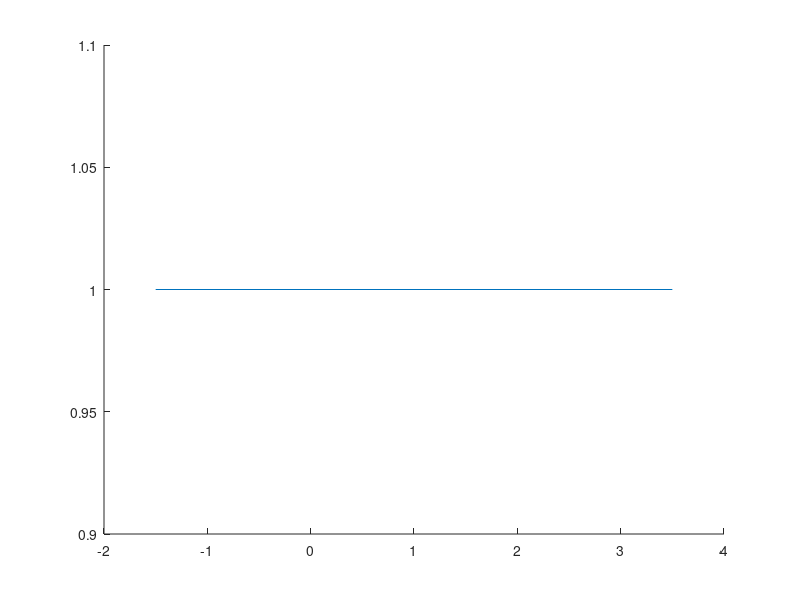

The MATLAB script that drew this image: (Note: this script raises an error after producing the figure.)
%% Demo of recording a moving-line Movie
% This is a simple script to demonstrate some of the ideas to capturing a
% sequence of "frames", collecting them into an array, and finally viewing
% them sequentially as a movie, at a fixed, specified frame rate.

%%
clf
% Initial center and orientation of line (uncaptured - see below)
%cx = 1; cy = 1; theta = 0; L = 0.5;
cx = 1; cy = 1; theta = 0; L = 5;
% Create initial line object (xdata, and ydata)
Lh = line([cx-L/2*cos(theta) cx+L/2*cos(theta)],...
    [cy-L/2*sin(theta) cy+L/2*sin(theta)]);
%+++
initState=[0 0 0 0];
TS=0.1;
[xE, yE, vE, psiE] = bikeFEsim(a, deltaF, initState, TS);
nFrames = length(xE);
%+++
%nFrames = 400;
% Allocate a 1-by-nFrames STRUCT array with 2 fields
F(nFrames) = struct('cdata',[],'colormap',[]);
disp('Creating and recording frames...')
for j = 1:nFrames
    % Change center and angle, in a sensible manner, based on Frame#
    %+++
    cx=xE(j);
    cy=yE(j);
    theta=psiE(j);
    %+++
    %cx = cos(j/nFrames*pi);
    %cy = sin(j/nFrames*pi);
    %theta = 3*pi*j/nFrames;
    % Move the line to new location/orientation
    set(Lh,'xdata',[cx-L/2*cos(theta) cx+L/2*cos(theta)],...
        'ydata', [cy-L/2*sin(theta) cy+L/2*sin(theta)]);
    % Make sure the axis stays fixed (and square)
    axis([0 500 -6 8]); axis square
    % Flush the graphics buffer to ensure the line is moved on screen
    drawnow
    % Capture frame
    F(j) = getframe;
end
disp('Playing movie...')
Fps = 100;
nPlay = 1;
movie(F,nPlay,Fps)

%% Attribution
% ME C231A and EECS C220B, Fall 2016
